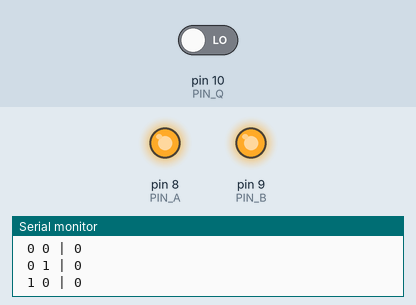
This sketch was run on a simulated Arduino Uno, built with avr-gcc and run on an emulated ATmega328P. Shown: output pins drawn as LEDs (lit = HIGH), the last lines printed to the serial monitor. The test bench sets the inputs (shaded band); at power-on: pin 10 (PIN_Q) LOW.

Above: at 3.8 s.
3.9 s: pin 10 (PIN_Q) driven HIGH
At 6.8 s:
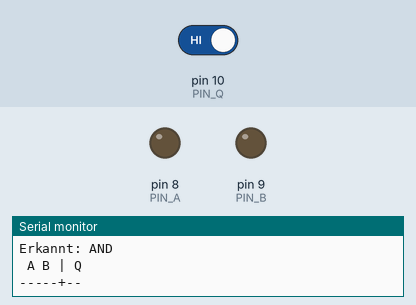
7.5 s: pin 10 (PIN_Q) driven LOW
At 8.7 s:
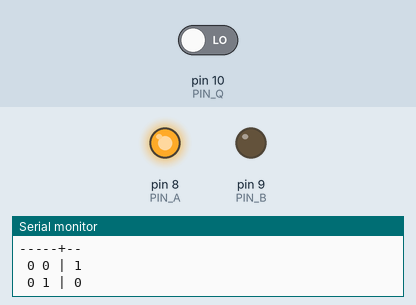
Timing chart, 0 to 18.5 s (numbered marks = the images above; inputs shaded):
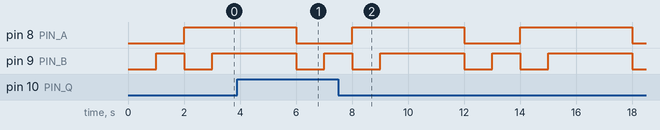

Measured:
- by itself, pin 8 (PIN_A): alternates HIGH for 4.0 s and LOW for 2.0 s

The sketch:

chip_tester.ino
```cpp
// Chip-Tester: Arduino steuert die Eingaenge eines echten Logik-ICs
// und liest den Ausgang. Gibt die Wahrheitstabelle aus und erkennt das Gatter.
//
// Verdrahtung fuer CD4011 (NAND) oder CD4001 (NOR), erstes Gatter:
//   IC Pin 14 (VDD) -> Arduino 5V
//   IC Pin 7  (VSS) -> Arduino GND
//   IC Pin 1  (A)   -> Arduino D8
//   IC Pin 2  (B)   -> Arduino D9
//   IC Pin 3  (Q)   -> Arduino D10   (optional zusaetzlich LED + 1 kOhm nach GND)
//   Unbenutzte Eingaenge (Pins 5,6,8,9,12,13) an GND!

const int PIN_A = 8, PIN_B = 9, PIN_Q = 10;

void setup() {
  pinMode(PIN_A, OUTPUT);
  pinMode(PIN_B, OUTPUT);
  pinMode(PIN_Q, INPUT);
  Serial.begin(9600);
}

void loop() {
  int ergebnis[4];
  Serial.println();
  Serial.println(" A B | Q");
  Serial.println("-----+--");
  for (int i = 0; i < 4; i++) {
    int A = (i >> 1) & 1;
    int B = i & 1;
    digitalWrite(PIN_A, A);
    digitalWrite(PIN_B, B);
    delay(1000);                  // 1 s pro Zeile, damit man die LED sieht
    int Q = digitalRead(PIN_Q);
    ergebnis[i] = Q;
    Serial.print(" "); Serial.print(A); Serial.print(" "); Serial.print(B);
    Serial.print(" | "); Serial.println(Q);
  }

  // Muster der Q-Spalte (00,01,10,11) mit bekannten Gattern vergleichen
  int muster = ergebnis[0] << 3 | ergebnis[1] << 2 | ergebnis[2] << 1 | ergebnis[3];
  Serial.print("Erkannt: ");
  switch (muster) {
    case 0b0001: Serial.println("AND");  break;
    case 0b0111: Serial.println("OR");   break;
    case 0b1110: Serial.println("NAND"); break;
    case 0b1000: Serial.println("NOR");  break;
    case 0b0110: Serial.println("XOR");  break;
    case 0b1001: Serial.println("XNOR"); break;
    default:     Serial.println("unbekannt - Verdrahtung pruefen"); break;
  }
  delay(2000);
}
```
